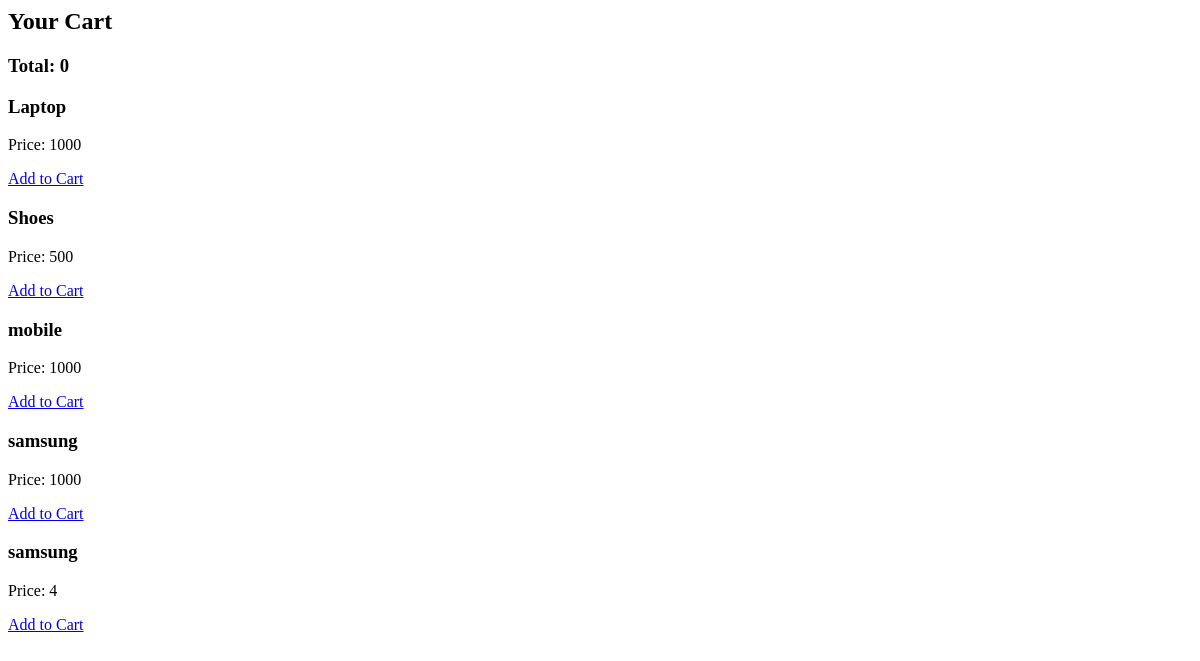
The page /cart/ on the database as committed earlier.
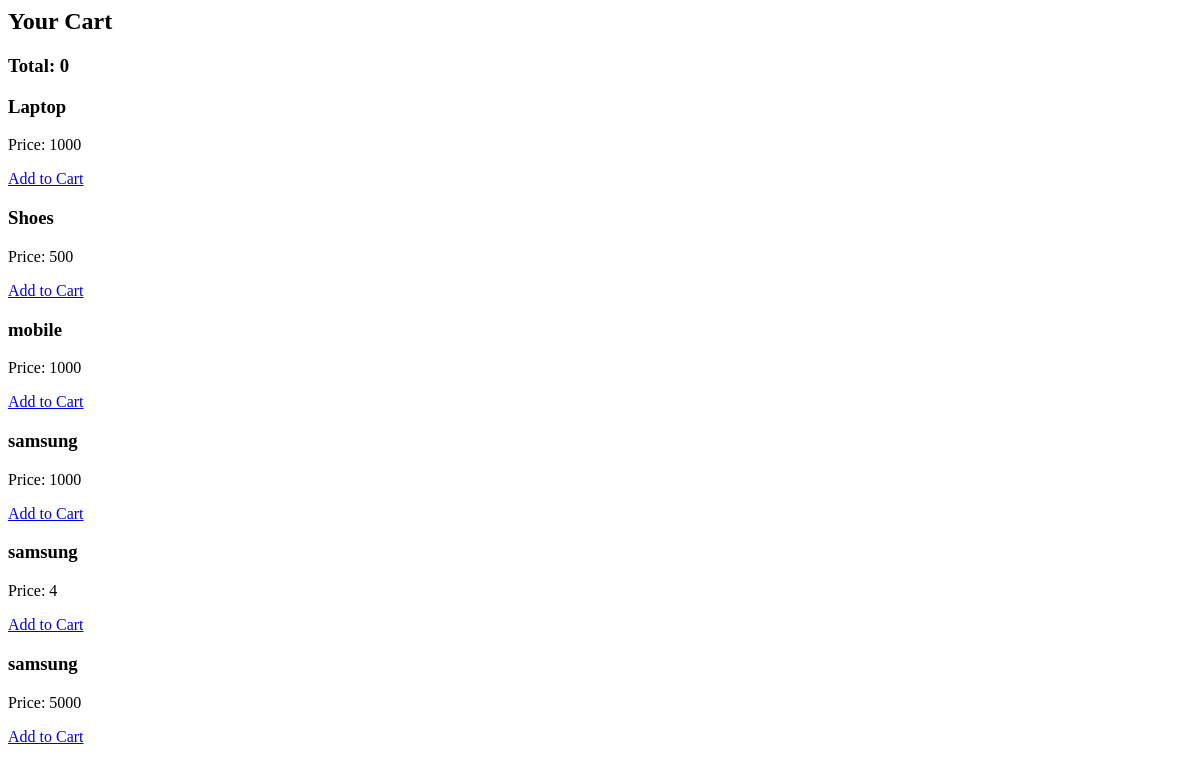
The same page on the database as committed later.
### nepmart/models.py (models this page shows, shortened)
class Product(models.Model):
    name = models.CharField(max_length=100)
    price = models.IntegerField()
    description = models.TextField()
    created_at = models.DateTimeField(auto_now_add=True)

### nepmart/views.py (the view, shortened to what this page needs)
# urls.py: path('cart/', views.cart_view, name = 'cart'),
def cart_view(request):
    cart = request.session.get('cart', {})
    items = []
    total = 0
    products = Product.objects.all()
    return render(request, 'product/cart.html', {
        'items': items,
        'total': total,
        'products': products
    })

### nepmart/templates/product/cart.html (shortened to what this page needs)
<h2>Your Cart</h2>
<h3>Total: {{total}}</h3>
{% for product in products %}
<h3>{{product.name}}</h3>
<p>Price: {{product.price }}</p>
<a href="{% url 'add_to_cart' product.id %}"> Add to Cart </a>
{% endfor %}

Rows that differ between the two databases and show on the page:
added Product: name "samsung", price "5000"
